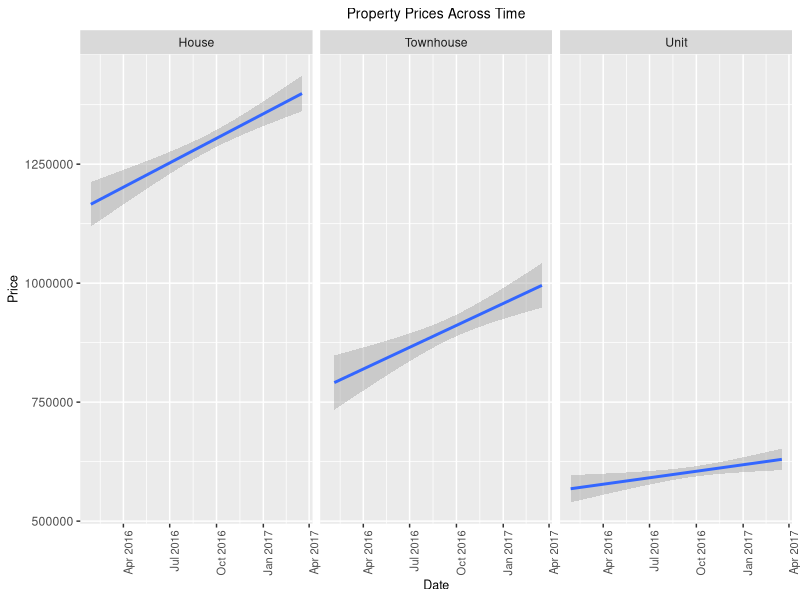
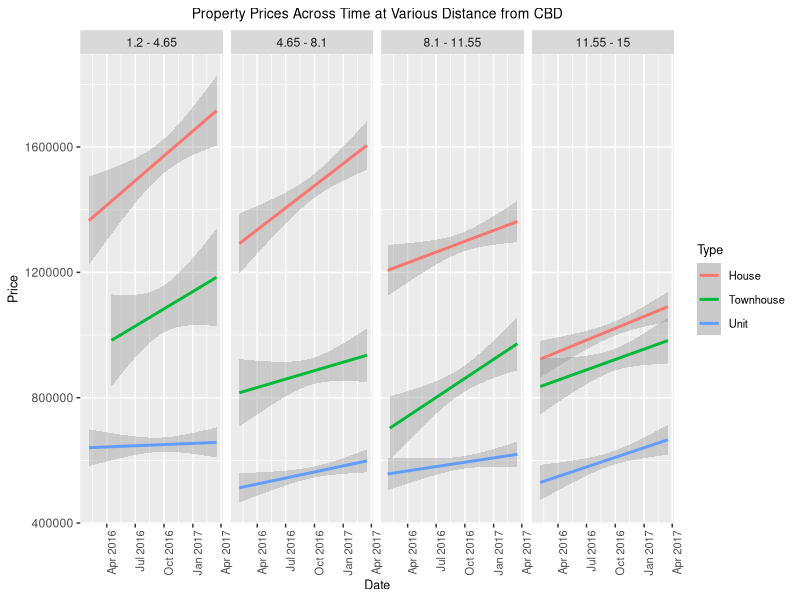
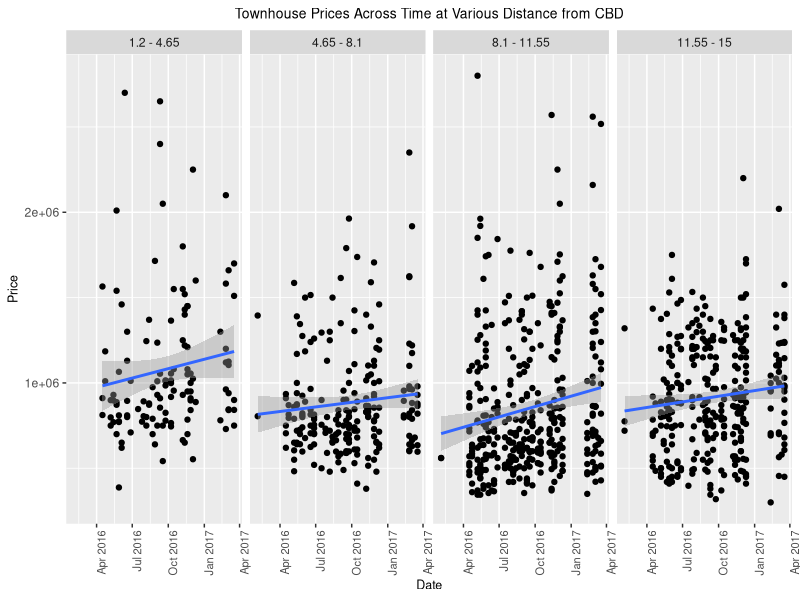
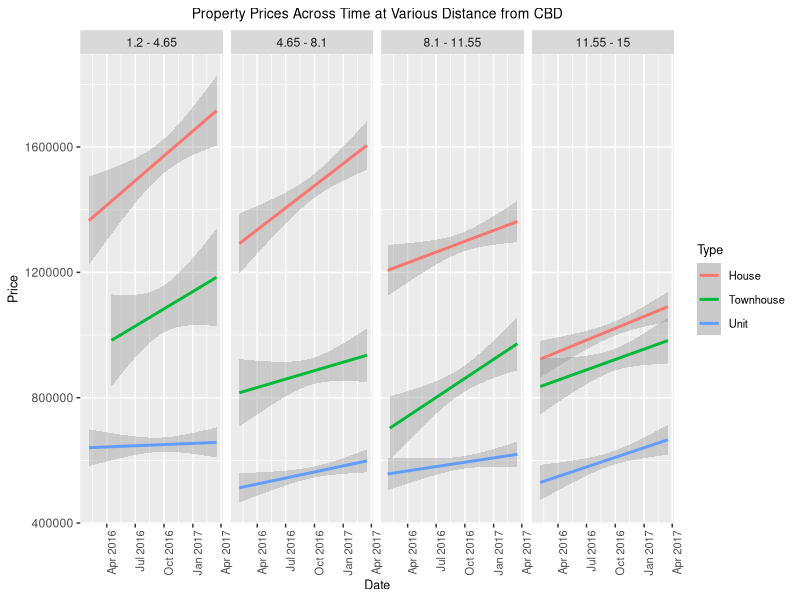

Write R code to recreate these figures, in order.
library(ggplot2)
setwd("XXXXX") # set local directory
melbprices <- read.csv("Melbourne_housing.csv")
melbprices$Date <- as.Date(melbprices$Date, format="%d-%m-%Y")
melbprices$DistanceCat <- NA

# Creating categorical factors for distance
for (i in 1:nrow(melbprices)){
  if(melbprices$Distance[i]>=1.2 & melbprices$Distance[i]<4.65){
    melbprices$DistanceCat[i] <- "1.2 - 4.65"
  }
  else if (melbprices$Distance[i]>=4.65 & melbprices$Distance[i]<8.1){
    melbprices$DistanceCat[i] <- "4.65 - 8.1"
  }
  else if (melbprices$Distance[i]>=8.1 & melbprices$Distance[i]<11.55){
    melbprices$DistanceCat[i] <- "8.1 - 11.55"
  }
  else if (melbprices$Distance[i]>=11.55 & melbprices$Distance[i]<=15){
    melbprices$DistanceCat[i] <- "11.55 - 15"
  }
}
melbprices$DistanceCat <- as.factor(melbprices$DistanceCat)
melbprices$DistanceCat <- factor(melbprices$DistanceCat,levels(melbprices$DistanceCat)[c(1,3,4,2)])

# Inputting full name of property types
melbprices$Type <- as.character(melbprices$Type)
for (i in 1:nrow(melbprices)){
  if(melbprices$Type[i]=="h"){
    melbprices$Type[i]<-"House"
  }
  else if(melbprices$Type[i]=="t"){
    melbprices$Type[i]<-"Townhouse"
  }
  else if(melbprices$Type[i]=="u"){
    melbprices$Type[i]<-"Unit"
  }
}

# EDA of house prices across time
g <- ggplot(melbprices,aes(Date,Price))
g + geom_smooth(method=lm) + facet_grid(.~Type) + theme(axis.text.x = element_text(angle=90,hjust=1,size = 8),axis.title.y = element_text(size=9),axis.title.x = element_text(size=9), plot.title = element_text(size=10,hjust = 0.5)) + labs(title = "Property Prices Across Time")
g + geom_smooth(method=lm,aes(col=Type)) + facet_grid(.~DistanceCat)+ theme(axis.text.x = element_text(angle=90,hjust=1,size = 8),axis.title.y = element_text(size=9),axis.title.x = element_text(size=9), plot.title = element_text(size=10,hjust = 0.5), legend.title = element_text(size=9),legend.text = element_text(size=8)) + labs(title = "Property Prices Across Time at Various Distance from CBD")
ggsave("propertydistance.png",width=10.6,height=7.24,units = "in")

# EDA of townhouses to investigate relationship
townhouses <- subset(melbprices, melbprices$Type=="Townhouse")
g <- ggplot(townhouses,aes(Date,Price))
g + geom_point() + geom_smooth(method=lm) + facet_grid(.~DistanceCat) + theme(axis.text.x = element_text(angle=90,hjust=1,size = 8),axis.title.y = element_text(size=9),axis.title.x = element_text(size=9), plot.title = element_text(size=10,hjust = 0.5), legend.title = element_text(size=9),legend.text = element_text(size=8)) + labs(title = "Townhouse Prices Across Time at Various Distance from CBD")
table(townhouses$DistanceCat)

# Investigation into real estate agents performance 
melbpricesclean <- melbprices[complete.cases(melbprices),]
sellerlist <- aggregate(melbpricesclean$Type,by=list(melbpricesclean$SellerG),FUN=length)
names(sellerlist) <- c("Seller","Count")
sellerlisttop <- subset(sellerlist,sellerlist$Count>200)
topsellers <- apply(sellerlisttop,2,as.list)
topsellers <- topsellers[1]
topsellers <- unlist(topsellers)

selleraveragescount <- aggregate(melbpricesclean$Price, by=list(melbpricesclean$Suburb,melbpricesclean$Rooms,melbpricesclean$Type),FUN=length)
names(selleraveragescount) <- c("Suburb","Rooms","Type","Count")
selleraveragesprice <- aggregate(melbpricesclean$Price, by=list(melbpricesclean$Suburb,melbpricesclean$Rooms,melbpricesclean$Type),FUN=mean,na.rm=TRUE)
names(selleraveragesprice) <- c("Suburb","Rooms","Type","Avg Price")
selleraverages <- merge(selleraveragescount,selleraveragesprice)

melbpricesnew <- merge(melbpricesclean,selleraverages)
sellermelbprices <- melbpricesnew[melbpricesnew$SellerG %in% topsellers,]
sellermelbprices <- sellermelbprices[complete.cases(sellermelbprices),]
sellermelbprices$SellerDiff <- sellermelbprices$Price - sellermelbprices$`Avg Price`
sellermelbprices <- subset(sellermelbprices,sellermelbprices$Count>1)
write.csv(sellermelbprices,"sellermelbprices.csv",row.names = FALSE)
